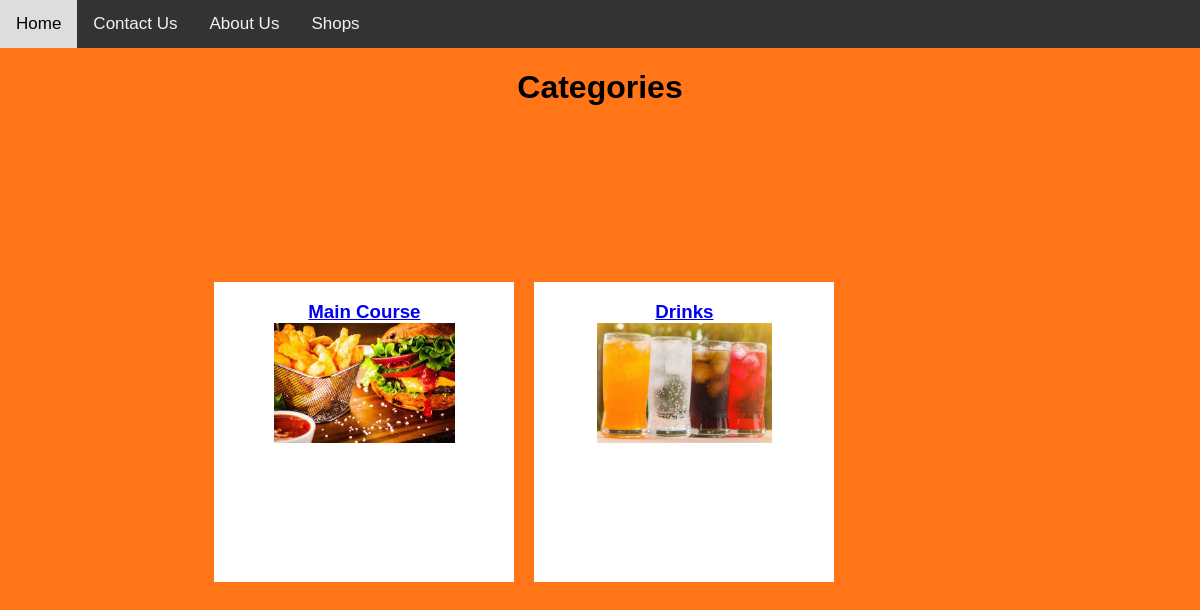
Screenshot of /cat.php?id=2 (signed in) with the database file from the repository.
### tables this page shows
CREATE TABLE `shop_cat` (
  `ID` int(11) NOT NULL,
  `shopID` int(11) NOT NULL,
  `catID` int(11) NOT NULL
);

CREATE TABLE `cat` (
  `CatID` int(100) NOT NULL,
  `Name` varchar(100) NOT NULL,
  `Image` text NOT NULL
);

### cat.php (the view, shortened to what this page needs)
<html>
<body>
<?php
if(isset($_SESSION['ID']))
{
include("nav-bar.php");
}
else
{
echo'   <div class="topnav">
<a href="http://localhost/summerweb/home.php">Home</a>
<a href="http://localhost/summerweb/contactUs.php">Contact Us</a>
 <a href="http://localhost/summerweb/aboutUs.php">About Us</a>
  <a href="http://localhost/summerweb/restaurants.php">Shops</a>
</div>';
}
?>
	<h1 style="text-align:center"> Categories</h1>
	<div class="w3-container">
  <?php
    $servername = "localhost";
    $username = "root";
    $password = "";
    $dbname = "webproject";
    $conn = mysqli_connect($servername,$username,$password,$dbname);
    $shopID = $_GET['id'];
    $sql="SELECT * FROM `shop_cat` JOIN cat on cat.CatID = shop_cat.catID where shopID = ". $shopID ." ;";
    $result = mysqli_query($conn, $sql);
    while($row = mysqli_fetch_array($result))
    {
  ?>
    <div style="width: 300px; float:left; height:300px; background:white; margin:10px; text-align:center;justify-content: center;">
		  <a href="http://localhost/summerweb/products.php?shopId=<?php echo $shopID; ?>&catId=<?php echo $row['catID']; ?>">
        <h3><?php echo $row['Name']; ?>
          <div class="product-image">
            <img src="http://localhost<?php echo $row['Image']; ?>" style="height:120px  ">
          </div>
        </h3>
      </a>
    </div>
    <?php } ?>
  </div>
</body>
</html>

### cat.php (style rules this page uses)
body { background-color: #FF7518; margin: 0; font-family: Arial, Helvetica, sans-serif; }
.topnav { overflow: hidden; background-color: #333; }
.topnav a { float: left; color: #f2f2f2; text-align: center; padding: 14px 16px; text-decoration: none; font-size: 17px; }
.w3-container { position: absolute; top: 50%; left: 43.7%; transform: translate(-50%, -40%); }

### rows the page displays
shop_cat: catID.Name "Main Course", catID.Image (picture)
shop_cat: catID.Name "Drinks", catID.Image (picture)
